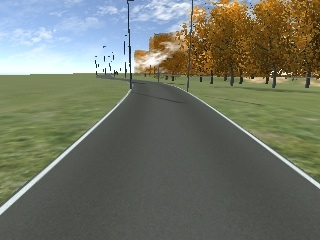
#> input picture detectline/outFrame/100.png, 320 x 240 px; its folder holds only this picture in this run
$ python -i process.py   (imports and definitions only)   (Python 2 division)   (older library calls are emulated)
#> lines starting #> are read from the running program, lines starting #| are printed output that depends on the picture; after the words box and inside, x2 and y2 are one past the last pixel; in counts of white or black regions, pixels touching at a corner belong together
#import matplotlib.pyplot as plt
#import matplotlib.image as mpimg
import numpy as np
import cv2
import math
from sliding import *
from geometry import *

analyzed=None

def calculte(binaryImg, thresholdDetectedLength=5):
    global analyzed
    slidingPice=16
    midPoint = None
    mid = np.dstack((binaryImg, binaryImg, binaryImg))*255 #cho hien thi anh
    angle=speed=None
    for iHistogram in range(1,slidingPice+1):
    	histogram = np.sum(binaryImg[binaryImg.shape[0]*(iHistogram-1)/slidingPice:binaryImg.shape[0]*(iHistogram)/slidingPice,:], axis=0)
        if iHistogram==1:
            analyzed=np.array([analyze_histogram (histogram,windowLength=4,emptyLength=10,thresholdEmpty=0,thresholdSum=5)])
        else:
            temp = np.array([analyze_histogram (histogram,windowLength=4,emptyLength=10,thresholdEmpty=0,thresholdSum=5)])
            analyzed = np.append(analyzed,temp,axis=0)
    analyzed,countDetectedLeft,countDetectedRight = rearrange_analyze_histogram (analyzed,slidingPice,thresholdGapLine=7)

    if countDetectedLeft >= thresholdDetectedLength and countDetectedRight >= thresholdDetectedLength:
        leftPoints,rightPoints = list_points (analyzed,slidingPice,binaryImg.shape[0]/slidingPice)
        suitLines= suit_lines (leftPoints,rightPoints,thresholdParallel=2, thresholdDistance=15)
        if suitLines is not None:
            midPoints = list_mid_points (suitLines)
            midPoint = average_mid_point(midPoints)
            cv2.circle(mid,(midPoint[0],midPoint[1]), 5, (0,0,255), -1)
            angle,speed=caculate_angle_speed (binaryImg.shape[1],binaryImg.shape[0],midPoint,ratioAngle=1,maxSpeed=60,ratioSpeed=1)
            print (angle,speed)
    cv2.imshow("midPoint",mid)
    return angle,speed

def nothing(x):
    pass

def region_of_interest(img, vertices):
    """
    Applies an image mask.

    Only keeps the region of the image defined by the polygon
    formed from `vertices`. The rest of the image is set to black.
    """
    #defining a blank mask to start with
    mask = np.zeros_like(img)

    #defining a 3 channel or 1 channel color to fill the mask with depending on the input image
    if len(img.shape) > 2:
        channel_count = img.shape[2]  # i.e. 3 or 4 depending on your image
        ignore_mask_color = (255,) * channel_count
    else:
        ignore_mask_color = 255

    #filling pixels inside the polygon defined by "vertices" with the fill color
    cv2.fillPoly(mask, vertices, ignore_mask_color)

    #returning the image only where mask pixels are nonzero
    masked_image = cv2.bitwise_and(img, mask)
    return masked_image

def color_thr(s_img, v_img, s_threshold = (0,255), v_threshold = (0,255)):
    s_binary = np.zeros_like(s_img).astype(np.uint8)
    s_binary[(s_img > s_threshold[0]) & (s_img <= s_threshold[1])] = 1
    v_binary = np.zeros_like(s_img).astype(np.uint8)
    v_binary[(v_img > v_threshold[0]) & (v_img <= v_threshold[1])] = 1
    col = ((s_binary == 1) | (v_binary == 1))
    return col

#the main thresholding operaion is performed here
def thresholding(img, s_threshold_min = 113, s_threshold_max = 255, v_threshold_min = 234, v_threshold_max = 255,  k_size = 5):
    # Convert to HSV color space and separate the V channel
#> called with s_threshold_min = 113, s_threshold_max = 255, v_threshold_min = 234, v_threshold_max = 255, k_size = 5
    imshape = img.shape
#> imshape = (240, 320, 3)
    #convert to HLS
    hls = cv2.cvtColor(img, cv2.COLOR_RGB2HLS).astype(np.float)
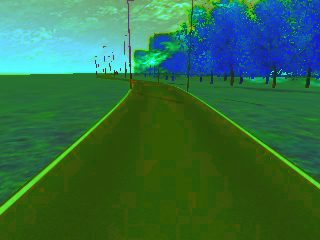
#> hls: shape (240, 320, 3) float64; mean R, G, B 49.7, 109.6, 69
    #read saturation channel
    s_channel = hls[:,:,2].astype(np.uint8)
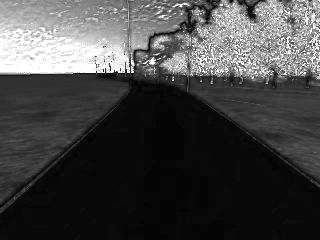
#> s_channel: shape (240, 320); min 0, max 255, mean 69
    #Convert to HSV
    hsv = cv2.cvtColor(img, cv2.COLOR_RGB2HSV).astype(np.float)
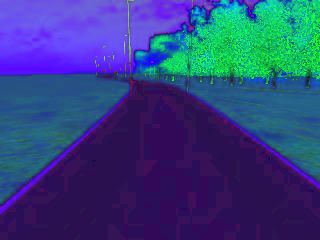
#> hsv: shape (240, 320, 3) float64; mean R, G, B 49.8, 65.3, 126.4
    #read the value channel
    v_channel = hsv[:,:,2].astype(np.uint8)
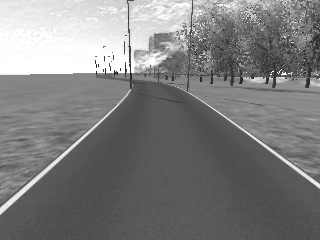
#> v_channel: shape (240, 320); min 26, max 255, mean 126.4
    #threshold value and saturation
    threshold_binary = color_thr(s_channel, v_channel, s_threshold=(s_threshold_min,s_threshold_max), v_threshold= (v_threshold_min,v_threshold_max)).astype(np.uint8)
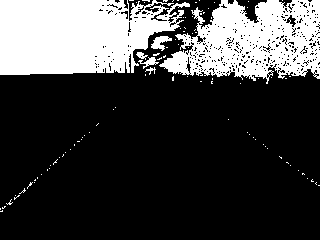
#> threshold_binary: shape (240, 320); values 0 (black) and 1 (white), 25.9% white; 96 white regions (90 under 20 px), largest, box (x1, y1, x2, y2) and area: (0, 0, 190, 75) 10897, (159, 0, 320, 84) 8430, (151, 36, 172, 51) 163, (138, 57, 159, 69) 95, (136, 52, 148, 60) 48, (145, 67, 156, 75) 33
    #caculate ROI
    lower_left=[0,imshape[0]]
#> lower_left = [0, 240]
    lower_right=[imshape[1],imshape[0]]
#> lower_right = [320, 240]
    top_left=[.15*imshape[1], 0.4*imshape[0]]
#> top_left = [48, 96]
    top_right=[imshape[1]-.15*imshape[1], 0.4*imshape[0]]
#> top_right = [272, 96]
    vertices = [np.array([lower_left,top_left,top_right,lower_right],dtype=np.int32)]
    roi_binary=region_of_interest(threshold_binary,vertices)
#> in region_of_interest, `cv2.fillPoly(mask, vertices, ignore_mask_color)`:
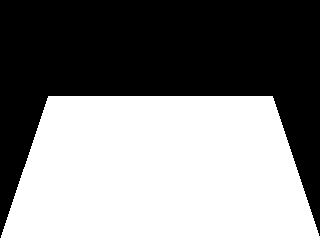
#> mask: shape (240, 320); 51.2% white; 1 black region, box (x1, y1, x2, y2) and area: (0, 0, 320, 238) 37513
#> in region_of_interest, `masked_image = cv2.bitwise_and(img, mask)`: masked_image: shape (240, 320); values 0 (black) and 1 (white), 0.12% white in thin lines or dots, all inside (x1, y1, x2, y2) = (12, 107, 291, 203)
    #for display threshold sv
    threshold_img = np.dstack((threshold_binary, threshold_binary, threshold_binary))*255
    cv2.imshow('threshold_sv',threshold_img)
    #for display roi
    roi_img = np.dstack((roi_binary, roi_binary, roi_binary))*255
    cv2.imshow('roi',roi_img)
    #for display perspective transform
    #perspective transform
    per_binary = perspective_transform(roi_binary)

    per_img = np.dstack((per_binary, per_binary, per_binary))*255
    cv2.imshow('per',per_img)
    return per_binary

#perspective transform on undistorted images
def perspective_transform(img):
    imshape = img.shape
#> imshape = (240, 320)
    #print (img.shape[0])
    lower_left=[0,imshape[0]]
#> lower_left = [0, 240]
    lower_right=[imshape[1],imshape[0]]
    top_left=[.41*imshape[1], 0.4*imshape[0]]
    top_right=[imshape[1]-.41*imshape[1], 0.4*imshape[0]]

    vertices = np.array([[tuple(top_right), tuple(lower_right),
                       tuple(lower_left),tuple(top_left)]], dtype=np.float32)
    src= np.float32(vertices)
    dst = np.float32([[0.6*img.shape[1],0],[0.6*img.shape[1],img.shape[0]],
                      [0.4*img.shape[1],img.shape[0]],[0.4*img.shape[1],0]])
    #print (dst)
    M = cv2.getPerspectiveTransform(src, dst)
    img_size = (imshape[1], imshape[0])
    perspective_img = cv2.warpPerspective(img, M, img_size, flags = cv2.INTER_LINEAR)
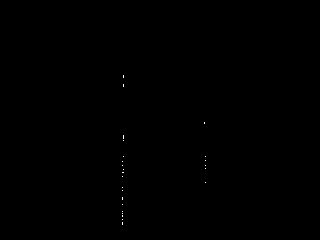
#> perspective_img: shape (240, 320); values 0 (black) and 1 (white), 0.05% white in thin lines or dots, all inside (x1, y1, x2, y2) = (122, 75, 206, 225)
    return perspective_img

def process_img (img):
    if img is not None:
        # [4 lines of commented-out code are left out]
        binary_result=thresholding(img,230,240,220,255) #230,240,220,255 #87,96,82,96
        angle,speed = calculte(binary_result)
        return angle,speed
    return None

# [12 lines of commented-out code are left out]

>>> import cv2
>>> picture = cv2.cvtColor(cv2.imread('outFrame/100.png'), cv2.COLOR_BGR2RGB)
>>> result = thresholding(picture)
